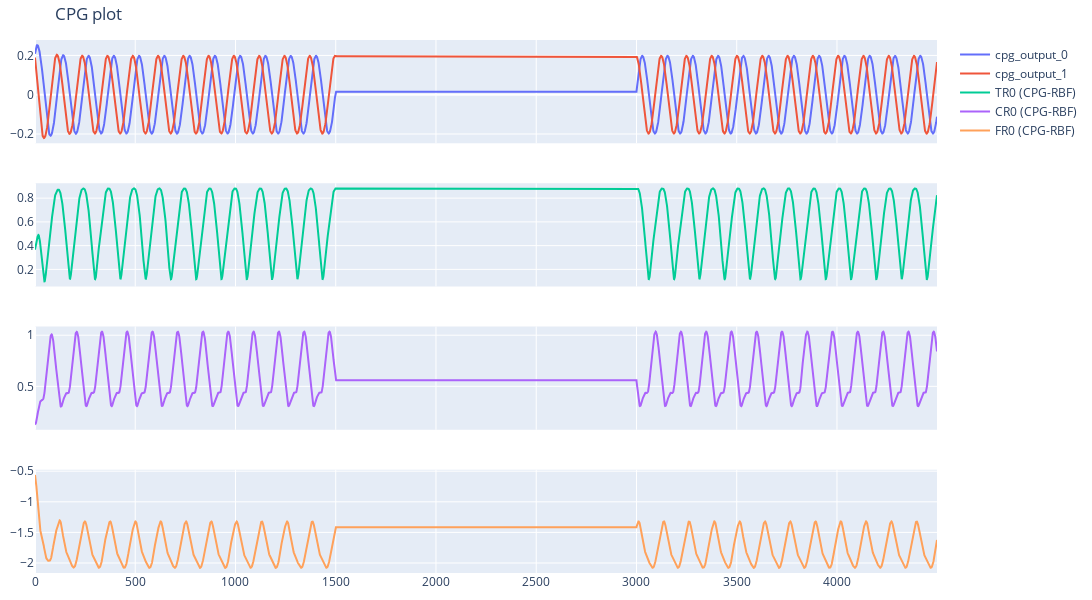

The notebook cell this image was saved under:
### Markdown cell above
## Pause-Resume by adjust parameters of CPG

### Code cell
cpg = CPG_AFDC()
cpg_output_0 = []
cpg_output_1 = []
online_imitated_paths = {'TR0':[], 'CR0':[], 'FR0':[]}
for i in range(4500):
    
    if i < 1500:
        cpg.s = 1.0
        cpg.w00 = cpg.alpha * np.cos(0.05)
        cpg.w01 = cpg.alpha * np.sin(0.05)
        cpg.w10 = cpg.alpha * (-np.sin(0.05))
        cpg.w11 = cpg.alpha * np.cos(0.05)
        cpg.update_cpg_so2(0.0)      # phi would be equal when learning
    elif i > 1500 and i < 3000:
        cpg.s = 1000.0
        cpg.w00 = 0.001
        cpg.w01 = 0 
        cpg.w10 = 0 
        cpg.w11 = 0.001 
        cpg.update_cpg_so2(0.0)
    elif i > 3000:
        cpg.s = 1.0
        cpg.w00 = cpg.alpha * np.cos(0.05)
        cpg.w01 = cpg.alpha * np.sin(0.05)
        cpg.w10 = cpg.alpha * (-np.sin(0.05))
        cpg.w11 = cpg.alpha * np.cos(0.05)
        cpg.update_cpg_so2(0.0)      # phi would be equal when learning

    cpg_output_0.append(cpg.out0_t)
    cpg_output_1.append(cpg.out1_t)
    
    online_imitated_paths['TR0'].append(rbf.regenerate_target_traj(cpg.out0_t, cpg.out1_t, imitated_weights['TR0']))
    online_imitated_paths['CR0'].append(rbf.regenerate_target_traj(cpg.out0_t, cpg.out1_t, imitated_weights['CR0']))
    online_imitated_paths['FR0'].append(rbf.regenerate_target_traj(cpg.out0_t, cpg.out1_t, imitated_weights['FR0']))

fig = go.Figure()
fig = make_subplots(rows=4, cols=1, shared_xaxes=True)
fig.update_layout(height=600, width=1100, title="CPG plot")
fig.update_layout(margin=dict(l=10, r=10, t=40, b=10))  # Reduce margins

fig.add_trace(go.Scatter( y=cpg_output_0, mode='lines', name=f'cpg_output_0'), row=1, col=1)
fig.add_trace(go.Scatter( y=cpg_output_1, mode='lines', name=f'cpg_output_1'), row=1, col=1)
fig.add_trace(go.Scatter( y=online_imitated_paths['TR0'], mode='lines', name=f'TR0 (CPG-RBF)'), row=2, col=1)
fig.add_trace(go.Scatter( y=online_imitated_paths['CR0'], mode='lines', name=f'CR0 (CPG-RBF)'), row=3, col=1)
fig.add_trace(go.Scatter( y=online_imitated_paths['FR0'], mode='lines', name=f'FR0 (CPG-RBF)'), row=4, col=1)

### Figure 1 — Plotly figure (JSON) as saved in the notebook; plotly's stock layout.template omitted (floating-point values rounded to 4 significant figures; data arrays with more than 128 entries replaced by an {"elided": "..."} marker saying what was removed)
{"data": [{"mode": "lines", "name": "cpg_output_0", "type": "scatter", "xaxis": "x", "y": {"elided": "4500 float values"}, "yaxis": "y"}, {"mode": "lines", "name": "cpg_output_1", "type": "scatter", "xaxis": "x", "y": {"elided": "4500 float values"}, "yaxis": "y"}, {"mode": "lines", "name": "TR0 (CPG-RBF)", "type": "scatter", "xaxis": "x2", "y": {"elided": "4500 float values"}, "yaxis": "y2"}, {"mode": "lines", "name": "CR0 (CPG-RBF)", "type": "scatter", "xaxis": "x3", "y": {"elided": "4500 float values"}, "yaxis": "y3"}, {"mode": "lines", "name": "FR0 (CPG-RBF)", "type": "scatter", "xaxis": "x4", "y": {"elided": "4500 float values"}, "yaxis": "y4"}], "layout": {"height": 600, "margin": {"b": 10, "l": 10, "r": 10, "t": 40}, "title": {"text": "CPG plot"}, "width": 1100, "xaxis": {"anchor": "y", "domain": [0, 1], "matches": "x4", "showticklabels": false}, "xaxis2": {"anchor": "y2", "domain": [0, 1], "matches": "x4", "showticklabels": false}, "xaxis3": {"anchor": "y3", "domain": [0, 1], "matches": "x4", "showticklabels": false}, "xaxis4": {"anchor": "y4", "domain": [0, 1]}, "yaxis": {"anchor": "x", "domain": [0.8063, 1]}, "yaxis2": {"anchor": "x2", "domain": [0.5375, 0.7312]}, "yaxis3": {"anchor": "x3", "domain": [0.2687, 0.4625]}, "yaxis4": {"anchor": "x4", "domain": [0, 0.1938]}}}
